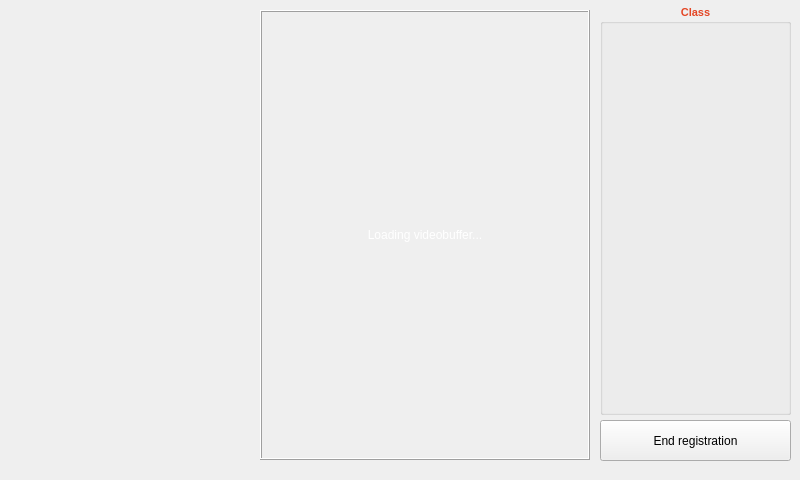
<?xml version="1.0" encoding="UTF-8"?>
<ui version="4.0">
 <class>StartNewClassWindow</class>
 <widget class="QMainWindow" name="StartNewClassWindow">
  <property name="windowModality">
   <enum>Qt::NonModal</enum>
  </property>
  <property name="geometry">
   <rect>
    <x>0</x>
    <y>0</y>
    <width>800</width>
    <height>480</height>
   </rect>
  </property>
  <property name="sizePolicy">
   <sizepolicy hsizetype="Preferred" vsizetype="Preferred">
    <horstretch>0</horstretch>
    <verstretch>0</verstretch>
   </sizepolicy>
  </property>
  <property name="minimumSize">
   <size>
    <width>0</width>
    <height>0</height>
   </size>
  </property>
  <property name="maximumSize">
   <size>
    <width>16777215</width>
    <height>16777215</height>
   </size>
  </property>
  <property name="tabletTracking">
   <bool>false</bool>
  </property>
  <property name="windowTitle">
   <string>Start new class</string>
  </property>
  <property name="styleSheet">
   <string notr="true">QWidget#centralwidget{background-image: url(:/images/Backgrnd_nowibk.png)}
QListView#listWidget{background: transparent;}</string>
  </property>
  <widget class="QWidget" name="centralwidget">
   <widget class="QLabel" name="video_label">
    <property name="geometry">
     <rect>
      <x>260</x>
      <y>10</y>
      <width>330</width>
      <height>450</height>
     </rect>
    </property>
    <property name="frameShape">
     <enum>QFrame::Box</enum>
    </property>
    <property name="frameShadow">
     <enum>QFrame::Raised</enum>
    </property>
    <property name="text">
     <string>&lt;html&gt;&lt;head/&gt;&lt;body&gt;&lt;p&gt;&lt;span style=&quot; color:#ffffff;&quot;&gt;Loading videobuffer...&lt;/span&gt;&lt;/p&gt;&lt;/body&gt;&lt;/html&gt;</string>
    </property>
    <property name="alignment">
     <set>Qt::AlignCenter</set>
    </property>
   </widget>
   <widget class="QGroupBox" name="groupBox">
    <property name="geometry">
     <rect>
      <x>600</x>
      <y>4</y>
      <width>191</width>
      <height>411</height>
     </rect>
    </property>
    <property name="palette">
     <palette>
      <active>
       <colorrole role="WindowText">
        <brush brushstyle="SolidPattern">
         <color alpha="255">
          <red>228</red>
          <green>70</green>
          <blue>37</blue>
         </color>
        </brush>
       </colorrole>
      </active>
      <inactive>
       <colorrole role="WindowText">
        <brush brushstyle="SolidPattern">
         <color alpha="255">
          <red>228</red>
          <green>70</green>
          <blue>37</blue>
         </color>
        </brush>
       </colorrole>
      </inactive>
      <disabled>
       <colorrole role="WindowText">
        <brush brushstyle="SolidPattern">
         <color alpha="255">
          <red>120</red>
          <green>120</green>
          <blue>120</blue>
         </color>
        </brush>
       </colorrole>
      </disabled>
     </palette>
    </property>
    <property name="font">
     <font>
      <pointsize>8</pointsize>
      <weight>75</weight>
      <bold>true</bold>
      <strikeout>false</strikeout>
      <kerning>true</kerning>
     </font>
    </property>
    <property name="title">
     <string>Class</string>
    </property>
    <property name="alignment">
     <set>Qt::AlignCenter</set>
    </property>
    <widget class="QListWidget" name="listWidget">
     <property name="geometry">
      <rect>
       <x>10</x>
       <y>21</y>
       <width>171</width>
       <height>381</height>
      </rect>
     </property>
     <property name="font">
      <font>
       <pointsize>10</pointsize>
      </font>
     </property>
     <property name="frameShape">
      <enum>QFrame::NoFrame</enum>
     </property>
     <property name="verticalScrollBarPolicy">
      <enum>Qt::ScrollBarAlwaysOff</enum>
     </property>
     <property name="horizontalScrollBarPolicy">
      <enum>Qt::ScrollBarAlwaysOff</enum>
     </property>
     <property name="autoScroll">
      <bool>false</bool>
     </property>
     <property name="editTriggers">
      <set>QAbstractItemView::NoEditTriggers</set>
     </property>
     <property name="spacing">
      <number>2</number>
     </property>
    </widget>
   </widget>
   <widget class="QPushButton" name="return_btn">
    <property name="geometry">
     <rect>
      <x>600</x>
      <y>420</y>
      <width>191</width>
      <height>41</height>
     </rect>
    </property>
    <property name="text">
     <string>End registration</string>
    </property>
   </widget>
  </widget>
 </widget>
 <resources>
  <include location="resources.qrc"/>
 </resources>
 <connections/>
</ui>
